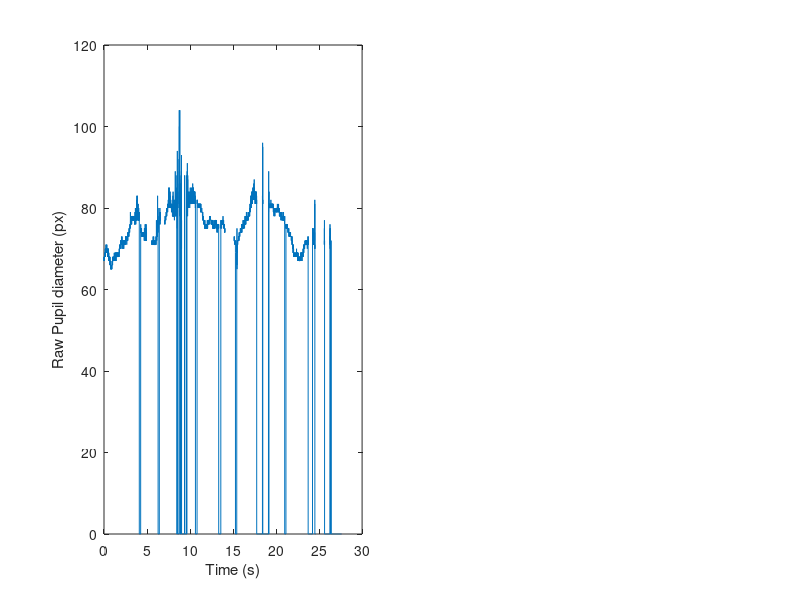

Recreate this plot in MATLAB. (Note: this script raises an error after producing the figure.)
clear
close all
load ET_data 
% The ocular data is assuemed to be converted into .mat file with the name: ET_data 
% It is also assumed to containt the following data arrays:
% EH_gaze_hcoord: Horizontal Gaze Coordinate over time
% EH_gaze_vcoord: Vertical Gaze Coordinate over time
% EH_gaze_length: Perpendicular distance between the calibration surface
% and the participant/user over time
% PplDiam: Pupil diameter over time
% zero and nan mean no detection of the pupil or closed eyes
% cr_diam/cr_det: Corneal diameter over time
% zero and nan mean no detection of the cornea or closed eyes
% scen_num: scene number over time (optional: to detect whether the
% gaze data is refering to the calibrated surface or not
% It is zero for the default scene defined in ASL Eye-trac7

% % optional interpolation for missing values
% EH_gaze_hcoord = fillmissing(EH_gaze_hcoord,'linear');
% EH_gaze_vcoord = fillmissing(EH_gaze_vcoord,'linear');
% EH_gaze_length = fillmissing(EH_gaze_length,'linear');

% % Optional one-sample spike removal
% % Larsson, Linnéa, Marcus Nyström, and Martin Stridh. "Detection of 
% % saccades and postsaccadic oscillations in the presence of smooth 
% % pursuit." IEEE Transactions on biomedical engineering 60, no. 9 (2013): 2484-2493.
% EH_gaze_hcoord = medfilt1(EH_gaze_hcoord,3);
% EH_gaze_vcoord = medfilt1(EH_gaze_vcoord,3);
% EH_gaze_length = medfilt1(EH_gaze_length,3);

Fs = 360; % Sampling frequency (e.g. 360 Hz)
model_pd = 77; % scaling factor for pupil diameter measurement which 
% should be measured seperately
subplot(1,2,1)
plot(1/Fs:1/Fs:length(PplDiam)/Fs,PplDiam);
ylabel('Raw Pupil diameter (px)')
xlabel('Time (s)')
hold on
PplDiam = PplDiam.*3.96/model_pd; % Scaling of pupil size from px to mm in ASL Eye-trac7
u_idx = find(PplDiam~=0 & isnan(PplDiam)==0);
b_samples = find(PplDiam==0 | isnan(PplDiam));
closd_smpl = b_samples; % closed eyes samples
D = diff([0,diff(closd_smpl')==1,0]);
ce_on = closd_smpl(D>0);
ce_off = closd_smpl(D<0);
ce_d = (1 + find(D<0) - find(D>0))/Fs;
ce_on(ce_d<0.1 | ce_d>1)=[];ce_off(ce_d<0.1 | ce_d>1)=[]; 
% Acceptable closed eyes duration >100 ms and <1s
closd_smpl = arrayfun(@colon, ce_on, ce_off, 'Uniform', false);
closeys_idx = cell2mat(closd_smpl');

% ---------- Pupil size preprocessing--------------------------------------
win=10;mis_idx=[];
i=win+1;
while i<length(PplDiam)
    k=1;
    while PplDiam(i+k)==0 && (i+k)<length(PplDiam)
        k=k+1;
    end
    if k>1 && i+k+win<length(PplDiam)
        mis_idx = [mis_idx i-win:i+k-1 i+k:i+k+win];
        i=i+win;
    end
    i=i+k;
end
mis_idx=unique([mis_idx find(PplDiam<(median(PplDiam(u_idx))-3*std(PplDiam(u_idx))))']);
PplDiam(mis_idx)=nan;
if isnan(PplDiam(1))
    aa=find(isnan(PplDiam)==0);
    PplDiam(1) = PplDiam(aa(1));
end
if isnan(PplDiam(end))
    PplDiam(end) = PplDiam(aa(end));
end
PplDiam=fillmissing(PplDiam,'linear');
P_fltr = designfilt('lowpassiir', 'FilterOrder', 3, 'HalfPowerFrequency', ...
    4, 'SampleRate', Fs, 'DesignMethod', 'butter');
% Privitera, Claudio M., et al. "Pupil dilation during visual target detection."
% Journal of Vision 10.10 (2010): 3-3.
% cut-off frequency 4 Hz
PplDiam = filtfilt(P_fltr,PplDiam);
subplot(1,2,2)
plot(1/Fs:1/Fs:length(PplDiam)/Fs,PplDiam);
ylabel('(Preprocessed) Pupil diameter (mm)')
xlabel('Time (s)')
% PplDiam((PplDiam>median(PplDiam)+1) |
% (PplDiam<median(PplDiam)-1))=median(PplDiam);
% --------- End of pupil size preprocessing--------------------------------

% --------- Blink detection------------------------------------------------
L = length(EH_gaze_hcoord);
D = diff([0,diff(b_samples')==1,0]);
b_on = b_samples(D>0);
b_off = b_samples(D<0);
b_d = (1 + find(D<0) - find(D>0))/Fs;
b_outrng = find(b_d<0.05 | b_d>.7); % Blink duration criteria between 50 and 700 ms
% Eye blink can be as short as 50 ms
% Stern, John A., Larry C. Walrath, and Robert Goldstein. "The endogenous 
% eyeblink." Psychophysiology 21, no. 1 (1984): 22-33.
undef_idx = arrayfun(@colon, b_on(b_outrng), b_off(b_outrng), 'Uniform', false);
undef_idx = cell2mat(undef_idx');
b_on(b_outrng)=[];b_off(b_outrng)=[];b_d(b_outrng)=[];
undef_idx = unique([undef_idx find(scen_num~=0)']);
b_samples = arrayfun(@colon, b_on, b_off, 'Uniform', false);
b_samples = cell2mat(b_samples'); % blinking samples
% -------- End of blink detection------------------------------------------

% -------- saccde detection------------------------------------------------
[~,g] = sgolay(2,19);
dx = zeros(L,2);
dy = zeros(L,2);
dt = 1/Fs;
for p = 1:2
    dx(:,p) = conv(EH_gaze_hcoord, factorial(p)/(-dt)^p * g(:,p+1), 'same');
    dy(:,p) = conv(EH_gaze_vcoord, factorial(p)/(-dt)^p * g(:,p+1), 'same');
end
for i=1:L-1
    Phi(i) = 2*atand(1/(2*(median(EH_gaze_length(i:i+1)))));
end
for i=1:L-1
    dtheta(i) = Phi(i)*sqrt(dx(i,1).^2+dy(i,1).^2); % Gaze Velocity
    ddtheta(i) = Phi(i)*sqrt(dx(i,2).^2+dy(i,2).^2); % Gaze Acceleration
end

dtheta(L)=dtheta(L-1);
ddtheta(L)=ddtheta(L-1);
% Unacceptable/erroneous samples based on velocity and acceleration limits
err_smpl = find(dtheta>500 | ddtheta>50000);
% Optional denoising---------------
long_err_smpl = [];
% int_err_smpl=[];
% for j=1:length(err_smpl)-1
%     if err_smpl(j+1)-err_smpl(j)<20
%         int_err_smpl = [int_err_smpl err_smpl(j):err_smpl(j+1)];
%     end
% end
% err_smpl = sort([err_smpl int_err_smpl]);
% err_smpl(diff(err_smpl)==0)=[];
% D = diff([0,diff(err_smpl)==1,0]);
% err_smpl_on = err_smpl(D>0);
% err_smpl_off = err_smpl(D<0);
% err_smpl_d = (1 + find(D<0) - find(D>0))/Fs;
% long_err_smpl=[];
% err_smpl_on(err_smpl_d<0.020)=[];err_smpl_off(err_smpl_d<0.020)=[];
% long_err_smpl = arrayfun(@colon, err_smpl_on, err_smpl_off, 'Uniform', false);
% long_err_smpl = cell2mat(long_err_smpl);
% ---------------


% Initialization of saccade detection algorithm based on estimated baseline
% noise in saccade velocity
% Based on
% Nyström, M. and Holmqvist, K., 2010. An adaptive algorithm for fixation, 
% saccade, and glissade detection in eyetracking data. Behavior research methods, 42(1), pp.188-204.

PT(1) = 100; % initial value for saccade onset detection
PT(2) = mean(dtheta(dtheta<PT(1)))+6*std(dtheta(dtheta<PT(1)));
i=3;
while abs(PT(i-1)-PT(i-2))>1
    PT(i)= mean(dtheta(dtheta<PT(i-1)))+6*std(dtheta(dtheta<PT(i-1)));
    i=i+1;
end
s_onset_th = min(mean(dtheta(dtheta<PT(end))) + 3*std(dtheta(dtheta<PT(end))),30);
% % threshold for saccade
% Vergilino-Perez, Dorine, et al. "Are there any left-right asymmetries in saccade parameters?
% Examination of latency, gain, and peak velocity." Investigative ophthalmology & visual science
% 53.7 (2012): 3340-3348.
s_smpl = find(dtheta>s_onset_th);
if isempty(s_smpl)==0
    s_smpl(ismembc(s_smpl,b_samples))=[];
end
if isempty(err_smpl)==0
    s_smpl(ismembc(s_smpl,err_smpl))=[];
end
s_smpl(ismembc(s_smpl,find(isnan(cr_diam) | cr_diam==0)))=[];
%     D = [];
D = diff([0,diff(s_smpl)==1,0]);
s_on = s_smpl(D>0); % saccade onset
s_off = s_smpl(D<0); % saccade offset
s_d = (1 + find(D<0) - find(D>0))/Fs; % saccade duration
s_rmv = find(s_d<0.020 | s_d>0.200); % saccade duration criteria
s_on(s_rmv)=[];s_off(s_rmv)=[];s_d(s_rmv)=[];
s_on=s_on';s_off=s_off';
s_pv = arrayfun(@(s, e) max(dtheta(s:e)), s_on, s_off); % saccade peak velocity
s_a = arrayfun(@(s,e) (mean(dtheta(s:e))).*length(s:e)/Fs, s_on, s_off); % saccade amplitude
rmv_idx = [];
% rmv_idx = find(sqrt(s_pv-(24+26*s_a))>5 | s_a>20); 
% (Optional) saccade removal criteria based on peak velocity-amplitude relationship and saccade amplitude
% Behrens, F., MacKeben, M. and Schröder-Preikschat, W., 2010. An improved
% algorithm for automatic detection of saccades in eye movement data and 
% for calculating saccade parameters. Behavior research methods, 42(3), pp.701-708.
% s_pv(rmv_idx)=[];s_a(rmv_idx)=[];s_on(rmv_idx)=[];s_off(rmv_idx)=[];s_d(rmv_idx)=[];
% -------------- End of saccde detection 
undef_idx = unique([undef_idx rmv_idx' s_rmv err_smpl]);  % index of undefined samples


% --------- Fixation detection---------------------------------------------
f_samples = 1:L;
cr_rmv = find(isnan(cr_diam) | cr_diam==0);
f_rmv = unique([s_smpl,b_samples,long_err_smpl,undef_idx,cr_rmv']);
f_samples(f_rmv)=[];

D = diff([0,diff(f_samples)==1,0]);
f_on = f_samples(D>0);
f_off = f_samples(D<0);

% Merging adjacent fixations
f_rmv = find((f_on(2:end)-f_off(1:end-1))<5); % Minimum time between adjacent fixations to combine (11 ms in 360 Hz) as the same as minimum saccade duration
% But this says (75 ms) which is not accurate enough Ref: Olsen, A. (2012). The Tobii I-VT fixation filter. Tobii Technology.
% Hessels, Roy S., et al. "Noise-robust fixation detection in eye movement data: Identification by two-means clustering (I2MC)." Behavior research methods 49.5 (2017): 1802-1823.

f1= f_on(1);f2=f_off(end);
f_on(1)=[];f_off(end)=[];
f_on(f_rmv)=[];f_off(f_rmv)=[];
f_on = [f1 f_on];f_off = [f_off f2];

f_samples = arrayfun(@colon, f_on, f_off, 'Uniform', false);
f_samples = cell2mat(f_samples);
% End of merging adjacent fixations

D = diff([0,diff(f_samples)==1,0]);
f_d = (1 + find(D<0) - find(D>0))/Fs;
f_rmv2 = find(f_d<0.04 | f_d>2.5); % fixation duration criteria
f_on(f_rmv2)=[];f_off(f_rmv2)=[];f_d(f_rmv2)=[];
f_samples = arrayfun(@colon, f_on, f_off, 'Uniform', false);
f_samples = cell2mat(f_samples);


rmv = [];
% % optional criterion on fixation: on whether it makes one cluster or not
% for j=1:numel(f_on)
%     C_GP_dist = sqrt((EH_gaze_hcoord(f_on(j):f_off(j))-mean(EH_gaze_hcoord(f_on(j):f_off(j)))).^2+(EH_gaze_vcoord(f_on(j):f_off(j))-mean(EH_gaze_vcoord(f_on(j):f_off(j)))).^2);
%     if sum(C_GP_dist>1)>11 % if the distance to the center of the fixation cluster is higher than 1 degree for more than 11 samples
%         rmv = [rmv j];
%     end
% end
f_rmv3 = arrayfun(@colon, f_on(rmv), f_off(rmv), 'Uniform', false);
f_rmv3 = cell2mat(f_rmv3);
f_on(rmv)=[];f_off(rmv)=[];f_d(rmv)=[];
f_samples=[];
f_samples = arrayfun(@colon, f_on, f_off, 'Uniform', false);
f_samples = cell2mat(f_samples);
undef_idx = unique([f_rmv f_rmv2 f_rmv3 undef_idx]);
undef_idx(ismember(undef_idx,b_samples))=[];
% -------------- End of fixation detection---------------------------------

% --------------- Visualization of ocular events --------------------------
figure
dtheta(isnan(dtheta))=0;
p1 = plot(1/Fs:1/Fs:length(dtheta)/Fs,dtheta);
hold on
p2 = plot(b_samples/Fs,dtheta(b_samples),'.r');
hold on
p3 = plot(f_samples/Fs,dtheta(f_samples),'.g');
hold on
p4 = plot(s_smpl/Fs,dtheta(s_smpl),'.b');
hold on
p5 = plot(undef_idx/Fs,dtheta(undef_idx),'.c');
legend([p1 p2 p3 p4 p5],{'Gaze velocity', 'blinks','fixations','saccades','Unidentified'})
ylabel('Gaze Velocity (^o/s)')
xlabel('Time (s)')

% Further considerations:

% Note that some of the criteria and thresholds may be modified
% depending on the task and settings of the recordings.

% The interpolations can be used for visualization but not for the
% computation of oculometrics

% This algorithm parse the gaze data into saccades, fixations, blinks, and
% undefined events. 

% It also provides pre-processings for pupil size

% Post-saccade oscillations are merged into fixations if they satisfy
% fixation criteria

% The detection of the ocular events is a sequential meaning that the
% fixation detection is dependent ot saccade detection
